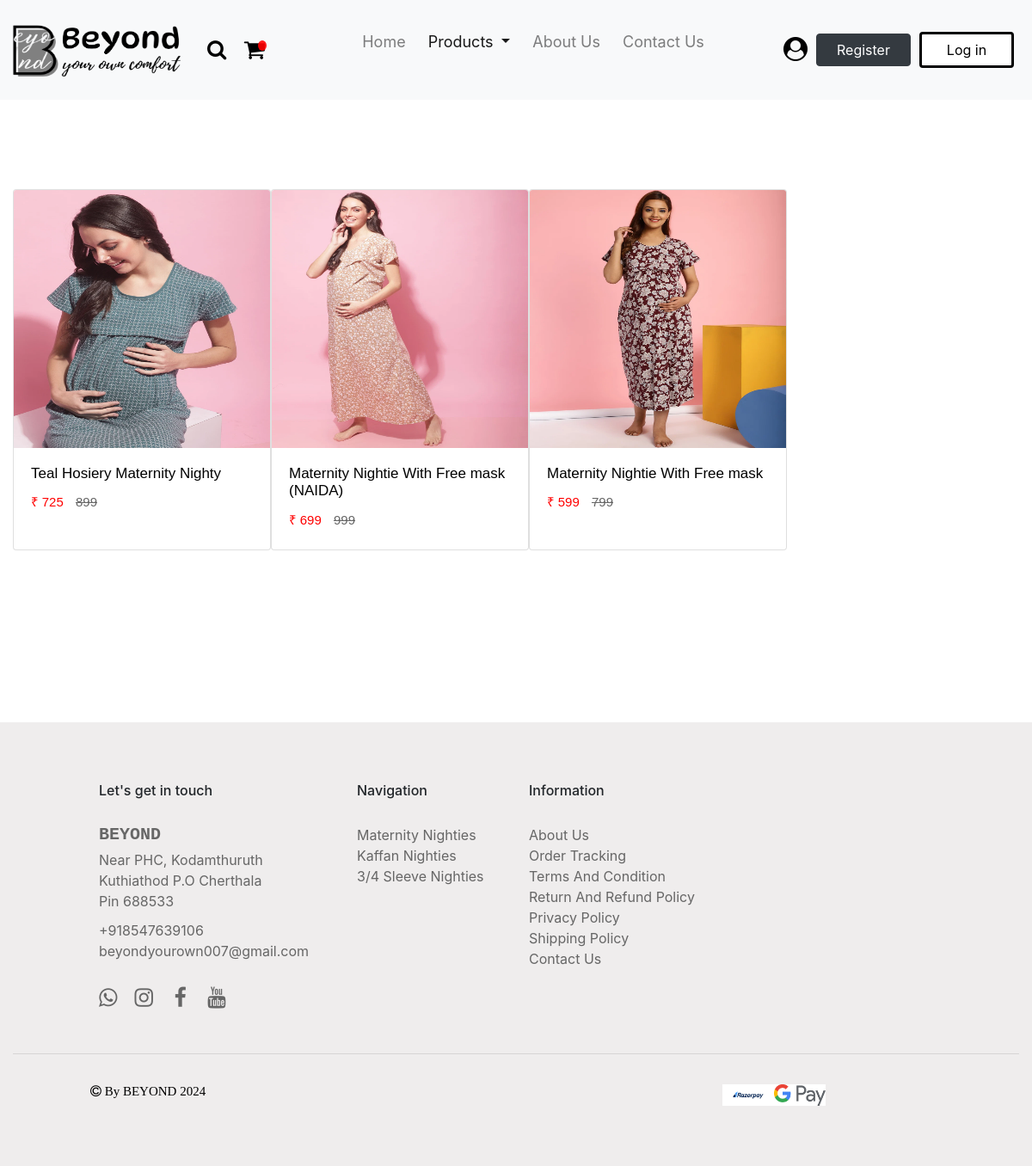
The app's page /product/maternity/, older data.
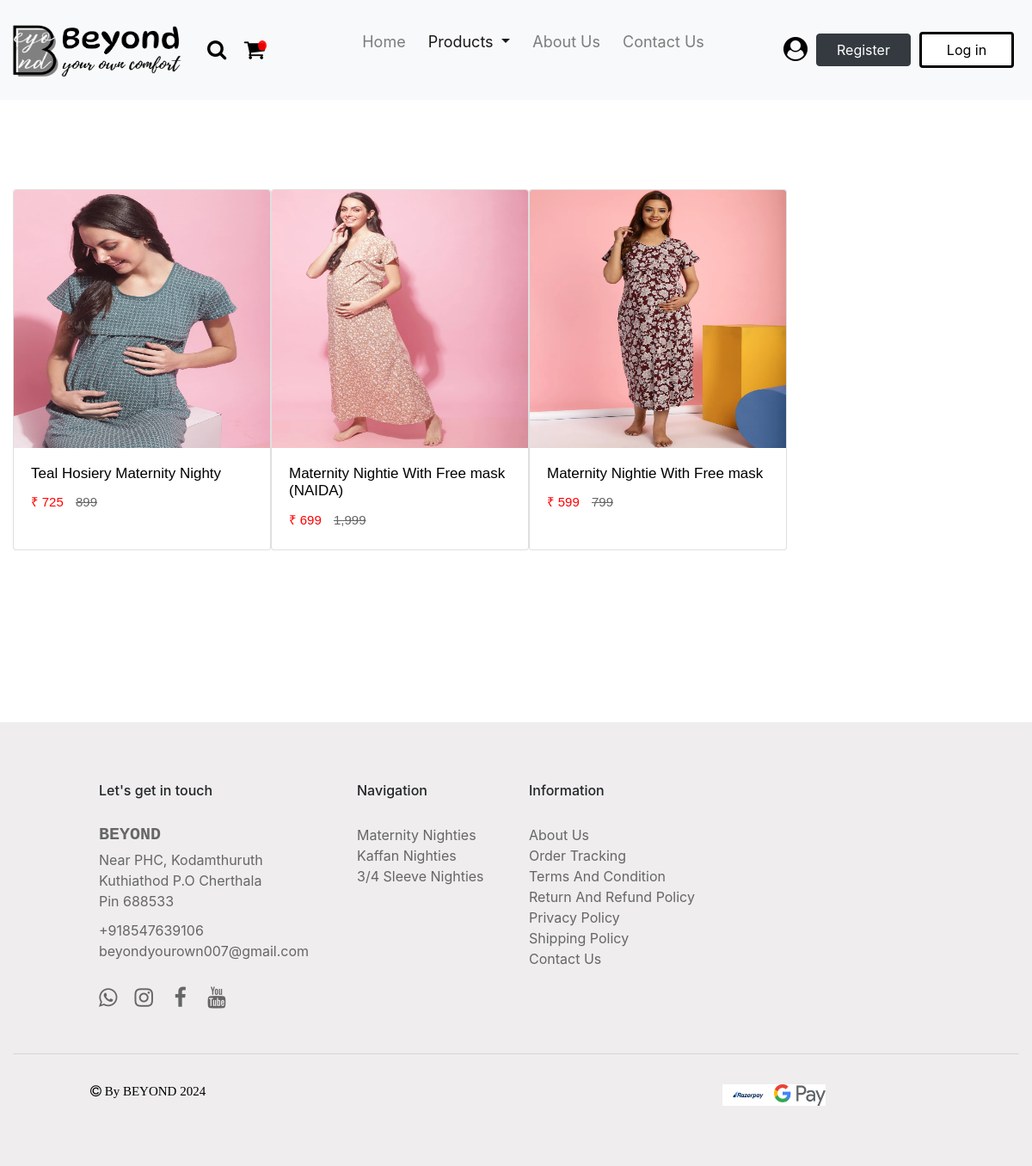
The same page, newer data.
### products/models.py (models this page shows, shortened)
class Product(BaseModel):
    product_name = models.CharField(max_length = 100)
    slug = models.SlugField(unique = True, null = True, blank = True)
    category = models.ForeignKey(Category, on_delete = models.CASCADE, related_name = "products")
    brand = models.CharField(max_length = 100, null = True)
    price = models.TextField(max_length = 10, null = True)
    dummy_price = models.TextField(max_length = 10, null = True)
    product_description = models.TextField(max_length = 500)
    color = models.CharField(max_length = 100, null = True)
    size_variant = models.ManyToManyField(SizeVariant, blank = True)

class ProductImage(BaseModel):
    product = models.ForeignKey(Product,  on_delete = models.CASCADE, related_name = "product_images")
    image = models.ImageField(upload_to="product")

### products/views.py (the view)
# urls.py: path('maternity/', maternity, name = 'maternity'),
def maternity(request):
    category_name = 'Maternity Nighties'
    category = Category.objects.get(category_name = category_name)
    products = Product.objects.filter(category = category)
    return render(request, 'product/maternity.html', {'category_name': category_name , 'products': products})

### templates/product/maternity.html (shortened to what this page needs)
{% load static %}
<!DOCTYPE html>
<html lang="en">
<head>
    <link href="https://use.fontawesome.com/releases/v5.0.1/css/all.css" rel="stylesheet">
    <link rel="stylesheet" href="https://cdn.jsdelivr.net/npm/bootstrap@4.6.2/dist/css/bootstrap.min.css">
    <link rel="stylesheet" href="https://cdnjs.cloudflare.com/ajax/libs/font-awesome/4.7.0/css/font-awesome.min.css">
</head>
<body>
    <nav class="navbar navbar-expand-lg navbar-light fixed-top bg-light">
        <a class="navbar-brand" href="{% url 'index' %}"><img src="{% static 'images/logo.png' %}" class="logo"></a>
        <a href="#"><span class="fa fa-search"></span></a>
        <a href="{% url 'cart' %}"><i class="fa badge fa-badge" value="{{ request.user.profile.get_cart_count }}">&#xf07a;</i></a>
        <div class="collapse navbar-collapse" id="navbarSupportedContent">
          <ul class="navbar-nav mr-auto">
            <li class="nav-item">
              <a class="nav-link js-scroll-trigger" href="{% url 'index' %}">Home <span class="sr-only">(current)</span></a>
            </li>
            <li class="nav-item dropdown active">
              <a class="nav-link dropdown-toggle" href="#" role="button" data-toggle="dropdown" aria-expanded="false">
                Products
              </a>
            </li>
            <li class="nav-item">
                <a class="nav-link js-scroll-trigger" href="#">About Us</a>
            </li>
            <li class="nav-item">
                <a class="nav-link js-scroll-trigger" href="#">Contact Us</a>
            </li>
          </ul>
          <form class="form-inline my-2 my-lg-0">
            <a href="" class="account-link js-scroll-trigger"><span class="fa fa-user-circle"></span></a>
            <a class="btn btn-dark js-scroll-trigger" href="{% url 'signup' %}">Register</a>
            <a class="btn btn-outline-dark js-scroll-trigger" href="{% url 'login' %}">Log in</a>
          </form>
        </div>
    </nav>
    <div class="container-fluid" id="container">
        <div class="row">
            {% for i in products %}
            <div class="col-xs-3 col-lg-3">
                <div class="card">
                    <div class="grid-image">
                        <a href="{% url 'get_products' i.slug %}"><img src="/media/{{i.product_images.first.image}}" class="card-img-top" alt="..."></a>
                    </div>
                    <div class="card-body">
                        <a href="{% url 'get_products' i.slug %}" class="link"><h5 class="card-title">{{i.product_name}}</h5></a>
                        <p class="card-price">₹ {{i.price}} <strike class="dummy-price">{{i.dummy_price}}</strike></p>
                    </div>
                </div>
            </div>
            {% endfor %}
        </div>
    </div>
    <div class="container-fluid" id="footer">
        <div class="row">
            <div class="col-xs-1 col-lg-1"></div>
            <div class="col-xs-3 col-lg-3">
                <h6 class="footer-heading">Let's get in touch</h6>
                <h5 class="footer-logo">BEYOND</h5>
                <p class="footer-description"> Near PHC, Kodamthuruth<br>Kuthiathod P.O Cherthala<br>Pin 688533</p>
                <a href="" class="footer-navigation">+918547639106</a><br>
                <a href="" class="footer-navigation">beyondyourown007@gmail.com</a><br>
                <a href="" class="footer-navigation"><span class="fa fa-whatsapp"></span></a><a href=""><span class="fa fa-instagram"></span></a> <a href=""><span class="fa fa-facebook"></span></a> <a href=""><span class="fa fa-youtube"></span></a>
            </div>
            <div class="col-xs-2 col-lg-2">
                <h6 class="footer-heading">Navigation</h6>
                <a href="" class="footer-navigation">Maternity Nighties</a><br>
                <a href="" class="footer-navigation">Kaffan Nighties</a><br>
                <a href="" class="footer-navigation">3/4 Sleeve Nighties</a><br>
            </div>
            <div class="col-xs-3 col-lg-3">
                <h6 class="footer-heading">Information</h6>
                <a href="" class="footer-navigation">About Us</a><br>
                <a href="" class="footer-navigation">Order Tracking</a><br>
                <a href="" class="footer-navigation">Terms And Condition</a><br>
                <a href="" class="footer-navigation">Return And Refund Policy</a><br>
                <a href="" class="footer-navigation">Privacy Policy</a><br>
                <a href="" class="footer-navigation">Shipping Policy</a><br>
                <a href="" class="footer-navigation">Contact Us</a><br>
            </div>
            <div class="col-xs-2 col-lg-2"></div>
            <div class="col-xs-1 col-lg-1"></div>
            <div class="col-xs-12 col-lg-12">
                <hr>
            </div>
            <div class="col-xs-6 col-lg-6">
                <span class="fa fa-copyright"> By BEYOND 2024</span>
            </div>
            <div class="col-xs-6 col-lg-6">
                <img src="{% static 'images/footer_icons.png' %}" class="footer-icon" alt="">
            </div>
        </div>
    </div>
</body>
</html>

### templates/product/maternity.html (style rules this page uses)
.logo { width: 220px; height: 70px; margin-left: 20px; margin-right: -10px; margin-top: 10px; margin-bottom: 10px; }
.navbar-brand { font-size: 38px; font-weight: bolder; font-family:'Courier New', Courier, monospace; margin-right: 5px; margin-left: -30px; }
.fa-badge { color: black; margin-left: 10px; margin-right: 10px; font-size: 26px; }
.badge:after { content:attr(value); font-size:12px; color: #fff; background: red; border-radius:50%; padding: 0 5px; position:relative; left:-8px; top:-10px; opacity:0.9; }
.fa-search { color: black; margin-left: 20px; font-size: 24px; }
.navbar-nav { margin-left: 70px; margin-bottom: 20px; }
.nav-item { margin-left: 5px; margin-right: 5px; font-size: 18px; }
.account-link { color: black !important; text-decoration: none !important; margin-left: 10px; margin-right: 10px; }
.fa-user-circle { font-size: 28px; }
.btn-dark { margin-right: 10px; width: 110px; }
.btn-outline-dark { width: 110px; margin-right: 5px; }
.btn-outline-dark { background-color: white !important; color: black !important; border: solid black; }
#container { margin-top: 170px; margin-bottom: 150px; }
.card { width: 300px !important; height: 420px; margin-left: auto; margin-right: auto; display: block; margin-top: 50px !important; margin-bottom: 50px !important; }
.card-img-top { height: 300px; }
.link { color:black !important; text-decoration: none !important; }
.card-title { font-size: 17px; font-family: Verdana, Geneva, Tahoma, sans-serif; }
.card-price { font-size: 15px; font-family: Verdana, Geneva, Tahoma, sans-serif; color: red; }
.dummy-price { color:#666666; margin-left: 10px; }
.grid-image { height: 300px; overflow: hidden; }
.grid-image .card-img-top { transition: transform .5s ease; }
#footer { background-color: #efeded; padding-bottom: 50px; }
.footer-heading { margin-top: 70px; margin-bottom: 30px; }
.footer-logo { color: #666666; font-family: 'Courier New', Courier, monospace; font-weight: bolder; margin-bottom: 5px; }
.footer-description { color: #666666; margin-bottom: 10px; }
.footer-navigation { color: #666666; text-decoration: none !important; }
.fa-whatsapp { color: #666666; padding-top: 30px !important; font-size: 25px; margin-right: 10px; }
.fa-instagram { color: #666666; padding-top: 30px !important; font-size: 25px; margin-left: 10px; margin-right: 10px; }
.fa-facebook { color: #666666; padding-top: 30px !important; font-size: 25px; margin-left: 10px; margin-right: 10px; }
.fa-youtube { color: #666666; padding-top: 30px !important; font-size: 25px; margin-left: 10px; margin-right: 10px; }
hr { margin-top: 50px; margin-bottom: 30px; }
.fa-copyright { font-size: 15px; font-weight: light !important; color: black; margin-left: 90px; margin-bottom: 20px !important; }
.footer-icon { width: 120px; height: 25px; margin-left: auto; margin-right: auto; display: block; margin-top: 5px !important; margin-bottom: 20px; }

Row changes from the older to the newer data that the page shows:
changed Product "Maternity Nightie With Free mask (NAIDA)": dummy_price "999" → "1,999"
